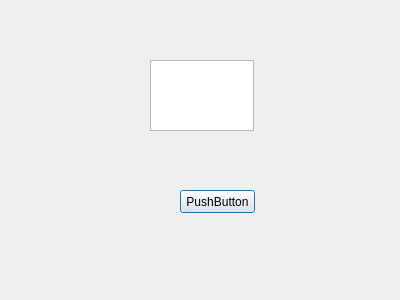
<?xml version="1.0" encoding="UTF-8"?>
<ui version="4.0">
 <class>MyDialog</class>
 <widget class="QDialog" name="MyDialog">
  <property name="geometry">
   <rect>
    <x>0</x>
    <y>0</y>
    <width>400</width>
    <height>300</height>
   </rect>
  </property>
  <property name="windowTitle">
   <string>Dialog</string>
  </property>
  <widget class="QPushButton" name="pushButton">
   <property name="geometry">
    <rect>
     <x>180</x>
     <y>190</y>
     <width>75</width>
     <height>23</height>
    </rect>
   </property>
   <property name="text">
    <string>PushButton</string>
   </property>
  </widget>
  <widget class="QPlainTextEdit" name="plainTextEdit">
   <property name="geometry">
    <rect>
     <x>150</x>
     <y>60</y>
     <width>104</width>
     <height>71</height>
    </rect>
   </property>
  </widget>
 </widget>
 <resources/>
 <connections/>
</ui>
